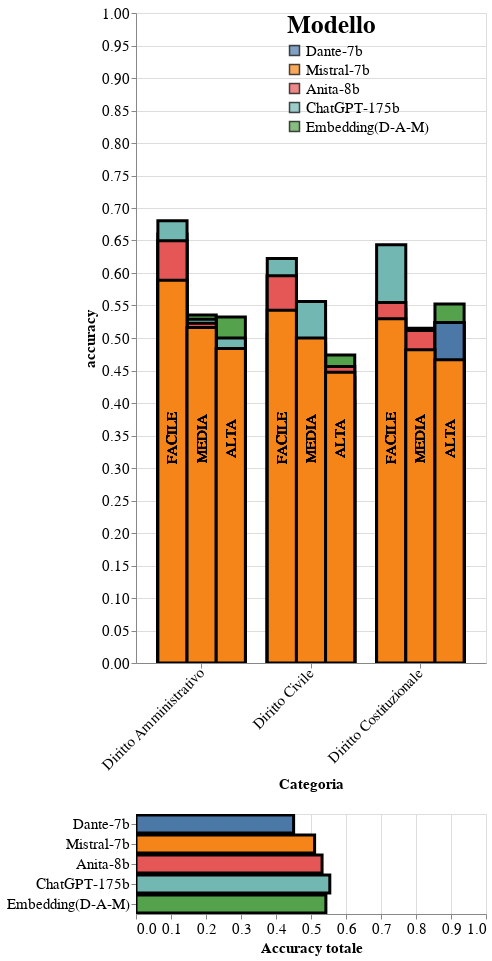

Express this chart as Vega-Lite.
### Vega-Lite specification from a JSON file in a GitHub repository (floating-point values rounded to 4 significant figures; data arrays with more than 128 entries replaced by an {"elided": "..."} marker saying what was removed)
{"$schema": "https://vega.github.io/schema/vega-lite/v5.17.0.json", "config": {"view": {"continuousHeight": 300, "continuousWidth": 300}}, "datasets": {"data-46c8023e4199c1e7dacc4896f62c7dbb": [{"RAG": false, "accuracy": 0.5957, "accuracy_argomento": 0.5375, "accuracy_modello": 0.5375, "alpha": null, "argomento": "Diritto Civile", "difficoltà": "FACILE", "modello": "Embedding(D-A-M)"}, {"RAG": false, "accuracy": 0.5246, "accuracy_argomento": 0.5375, "accuracy_modello": 0.5375, "alpha": null, "argomento": "Diritto Civile", "difficoltà": "MEDIA", "modello": "Embedding(D-A-M)"}, {"RAG": false, "accuracy": 0.4737, "accuracy_argomento": 0.5375, "accuracy_modello": 0.5375, "alpha": null, "argomento": "Diritto Civile", "difficoltà": "ALTA", "modello": "Embedding(D-A-M)"}, {"RAG": false, "accuracy": 0.5446, "accuracy_argomento": 0.5164, "accuracy_modello": 0.5164, "alpha": null, "argomento": "Diritto Costituzionale", "difficoltà": "FACILE", "modello": "Embedding(D-A-M)"}, {"RAG": false, "accuracy": 0.4851, "accuracy_argomento": 0.5164, "accuracy_modello": 0.5164, "alpha": null, "argomento": "Diritto Costituzionale", "difficoltà": "MEDIA", "modello": "Embedding(D-A-M)"}, {"RAG": false, "accuracy": 0.5524, "accuracy_argomento": 0.5164, "accuracy_modello": 0.5164, "alpha": null, "argomento": "Diritto Costituzionale", "difficoltà": "ALTA", "modello": "Embedding(D-A-M)"}, {"RAG": false, "accuracy": 0.6599, "accuracy_argomento": 0.5737, "accuracy_modello": 0.5737, "alpha": null, "argomento": "Diritto Amministrativo", "difficoltà": "FACILE", "modello": "Embedding(D-A-M)"}, {"RAG": false, "accuracy": 0.5355, "accuracy_argomento": 0.5737, "accuracy_modello": 0.5737, "alpha": null, "argomento": "Diritto Amministrativo", "difficoltà": "MEDIA", "modello": "Embedding(D-A-M)"}, {"RAG": false, "accuracy": 0.5323, "accuracy_argomento": 0.5737, "accuracy_modello": 0.5737, "alpha": null, "argomento": "Diritto Amministrativo", "difficoltà": "ALTA", "modello": "Embedding(D-A-M)"}, {"RAG": false, "accuracy": 0.6223, "accuracy_argomento": 0.5546, "accuracy_modello": 0.5546, "alpha": null, "argomento": "Diritto Civile", "difficoltà": "FACILE", "modello": "ChatGPT-175b"}, {"RAG": false, "accuracy": 0.5563, "accuracy_argomento": 0.5546, "accuracy_modello": 0.5546, "alpha": null, "argomento": "Diritto Civile", "difficoltà": "MEDIA", "modello": "ChatGPT-175b"}, {"RAG": false, "accuracy": 0.4386, "accuracy_argomento": 0.5546, "accuracy_modello": 0.5546, "alpha": null, "argomento": "Diritto Civile", "difficoltà": "ALTA", "modello": "ChatGPT-175b"}, {"RAG": false, "accuracy": 0.6436, "accuracy_argomento": 0.5361, "accuracy_modello": 0.5361, "alpha": null, "argomento": "Diritto Costituzionale", "difficoltà": "FACILE", "modello": "ChatGPT-175b"}, {"RAG": false, "accuracy": 0.5149, "accuracy_argomento": 0.5361, "accuracy_modello": 0.5361, "alpha": null, "argomento": "Diritto Costituzionale", "difficoltà": "MEDIA", "modello": "ChatGPT-175b"}, {"RAG": false, "accuracy": 0.3905, "accuracy_argomento": 0.5361, "accuracy_modello": 0.5361, "alpha": null, "argomento": "Diritto Costituzionale", "difficoltà": "ALTA", "modello": "ChatGPT-175b"}, {"RAG": false, "accuracy": 0.6802, "accuracy_argomento": 0.5705, "accuracy_modello": 0.5705, "alpha": null, "argomento": "Diritto Amministrativo", "difficoltà": "FACILE", "modello": "ChatGPT-175b"}, {"RAG": false, "accuracy": 0.529, "accuracy_argomento": 0.5705, "accuracy_modello": 0.5705, "alpha": null, "argomento": "Diritto Amministrativo", "difficoltà": "MEDIA", "modello": "ChatGPT-175b"}, {"RAG": false, "accuracy": 0.5, "accuracy_argomento": 0.5705, "accuracy_modello": 0.5705, "alpha": null, "argomento": "Diritto Amministrativo", "difficoltà": "ALTA", "modello": "ChatGPT-175b"}, {"RAG": false, "accuracy": 0.5957, "accuracy_argomento": 0.5171, "accuracy_modello": 0.5171, "alpha": null, "argomento": "Diritto Civile", "difficoltà": "FACILE", "modello": "Anita-8b"}, {"RAG": false, "accuracy": 0.4894, "accuracy_argomento": 0.5171, "accuracy_modello": 0.5171, "alpha": null, "argomento": "Diritto Civile", "difficoltà": "MEDIA", "modello": "Anita-8b"}, {"RAG": false, "accuracy": 0.4561, "accuracy_argomento": 0.5171, "accuracy_modello": 0.5171, "alpha": null, "argomento": "Diritto Civile", "difficoltà": "ALTA", "modello": "Anita-8b"}, {"RAG": false, "accuracy": 0.5545, "accuracy_argomento": 0.5279, "accuracy_modello": 0.5279, "alpha": null, "argomento": "Diritto Costituzionale", "difficoltà": "FACILE", "modello": "Anita-8b"}, {"RAG": false, "accuracy": 0.5116, "accuracy_argomento": 0.5279, "accuracy_modello": 0.5279, "alpha": null, "argomento": "Diritto Costituzionale", "difficoltà": "MEDIA", "modello": "Anita-8b"}, {"RAG": false, "accuracy": 0.5238, "accuracy_argomento": 0.5279, "accuracy_modello": 0.5279, "alpha": null, "argomento": "Diritto Costituzionale", "difficoltà": "ALTA", "modello": "Anita-8b"}, {"RAG": false, "accuracy": 0.6497, "accuracy_argomento": 0.5499, "accuracy_modello": 0.5499, "alpha": null, "argomento": "Diritto Amministrativo", "difficoltà": "FACILE", "modello": "Anita-8b"}, {"RAG": false, "accuracy": 0.5226, "accuracy_argomento": 0.5499, "accuracy_modello": 0.5499, "alpha": null, "argomento": "Diritto Amministrativo", "difficoltà": "MEDIA", "modello": "Anita-8b"}, {"RAG": false, "accuracy": 0.4597, "accuracy_argomento": 0.5499, "accuracy_modello": 0.5499, "alpha": null, "argomento": "Diritto Amministrativo", "difficoltà": "ALTA", "modello": "Anita-8b"}, {"RAG": false, "accuracy": 0.5053, "accuracy_argomento": 0.4522, "accuracy_modello": 0.4522, "alpha": null, "argomento": "Diritto Civile", "difficoltà": "FACILE", "modello": "Dante-7b"}, {"RAG": false, "accuracy": 0.4366, "accuracy_argomento": 0.4522, "accuracy_modello": 0.4522, "alpha": null, "argomento": "Diritto Civile", "difficoltà": "MEDIA", "modello": "Dante-7b"}, {"RAG": false, "accuracy": 0.4035, "accuracy_argomento": 0.4522, "accuracy_modello": 0.4522, "alpha": null, "argomento": "Diritto Civile", "difficoltà": "ALTA", "modello": "Dante-7b"}, {"RAG": false, "accuracy": 0.4703, "accuracy_argomento": 0.4361, "accuracy_modello": 0.4361, "alpha": null, "argomento": "Diritto Costituzionale", "difficoltà": "FACILE", "modello": "Dante-7b"}, {"RAG": false, "accuracy": 0.3828, "accuracy_argomento": 0.4361, "accuracy_modello": 0.4361, "alpha": null, "argomento": "Diritto Costituzionale", "difficoltà": "MEDIA", "modello": "Dante-7b"}, {"RAG": false, "accuracy": 0.5238, "accuracy_argomento": 0.4361, "accuracy_modello": 0.4361, "alpha": null, "argomento": "Diritto Costituzionale", "difficoltà": "ALTA", "modello": "Dante-7b"}, {"RAG": false, "accuracy": 0.5431, "accuracy_argomento": 0.4628, "accuracy_modello": 0.4628, "alpha": null, "argomento": "Diritto Amministrativo", "difficoltà": "FACILE", "modello": "Dante-7b"}, {"RAG": false, "accuracy": 0.429, "accuracy_argomento": 0.4628, "accuracy_modello": 0.4628, "alpha": null, "argomento": "Diritto Amministrativo", "difficoltà": "MEDIA", "modello": "Dante-7b"}, {"RAG": false, "accuracy": 0.4194, "accuracy_argomento": 0.4628, "accuracy_modello": 0.4628, "alpha": null, "argomento": "Diritto Amministrativo", "difficoltà": "ALTA", "modello": "Dante-7b"}, {"RAG": false, "accuracy": 0.5426, "accuracy_argomento": 0.5034, "accuracy_modello": 0.5034, "alpha": null, "argomento": "Diritto Civile", "difficoltà": "FACILE", "modello": "Mistral-7b"}, {"RAG": false, "accuracy": 0.5, "accuracy_argomento": 0.5034, "accuracy_modello": 0.5034, "alpha": null, "argomento": "Diritto Civile", "difficoltà": "MEDIA", "modello": "Mistral-7b"}, {"RAG": false, "accuracy": 0.4474, "accuracy_argomento": 0.5034, "accuracy_modello": 0.5034, "alpha": null, "argomento": "Diritto Civile", "difficoltà": "ALTA", "modello": "Mistral-7b"}, {"RAG": false, "accuracy": 0.5297, "accuracy_argomento": 0.4951, "accuracy_modello": 0.4951, "alpha": null, "argomento": "Diritto Costituzionale", "difficoltà": "FACILE", "modello": "Mistral-7b"}, {"RAG": false, "accuracy": 0.4818, "accuracy_argomento": 0.4951, "accuracy_modello": 0.4951, "alpha": null, "argomento": "Diritto Costituzionale", "difficoltà": "MEDIA", "modello": "Mistral-7b"}, {"RAG": false, "accuracy": 0.4667, "accuracy_argomento": 0.4951, "accuracy_modello": 0.4951, "alpha": null, "argomento": "Diritto Costituzionale", "difficoltà": "ALTA", "modello": "Mistral-7b"}, {"RAG": false, "accuracy": 0.5888, "accuracy_argomento": 0.5325, "accuracy_modello": 0.5325, "alpha": null, "argomento": "Diritto Amministrativo", "difficoltà": "FACILE", "modello": "Mistral-7b"}, {"RAG": false, "accuracy": 0.5161, "accuracy_argomento": 0.5325, "accuracy_modello": 0.5325, "alpha": null, "argomento": "Diritto Amministrativo", "difficoltà": "MEDIA", "modello": "Mistral-7b"}, {"RAG": false, "accuracy": 0.4839, "accuracy_argomento": 0.5325, "accuracy_modello": 0.5325, "alpha": null, "argomento": "Diritto Amministrativo", "difficoltà": "ALTA", "modello": "Mistral-7b"}], "data-fab5039e52bb2a7e74cfed53b2314584": {"elided": "225 records"}}, "params": [{"name": "param_51", "select": {"type": "interval"}, "views": ["view_29"]}, {"name": "param_50", "select": {"encodings": ["color"], "type": "point"}, "views": ["view_30"]}, {"bind": {"input": "range", "max": 1.0, "min": 0.0, "name": "Alpha: ", "step": 0.25}, "name": "Alpha", "select": {"fields": ["alpha"], "type": "point"}, "value": [{"Alpha": 0.0}], "views": ["view_30"]}], "vconcat": [{"height": 650, "layer": [{"data": {"name": "data-fab5039e52bb2a7e74cfed53b2314584"}, "encoding": {"color": {"condition": {"empty": true, "field": "modello", "param": "param_50", "type": "nominal"}, "value": null}, "strokeWidth": {"condition": {"empty": true, "param": "param_50", "value": 3}, "value": 0}, "tooltip": [{"field": "argomento", "type": "nominal"}, {"field": "accuracy", "type": "quantitative"}, {"field": "modello", "type": "nominal"}, {"field": "alpha", "type": "quantitative"}, {"field": "RAG", "type": "nominal"}], "x": {"field": "argomento", "title": "Categoria", "type": "nominal"}, "xOffset": {"field": "difficoltà", "sort": ["FACILE", "MEDIA", "ALTA"], "type": "nominal"}, "y": {"axis": {"labelFontSize": 15, "labels": true}, "field": "accuracy", "scale": {"domain": [0, 1]}, "stack": false, "title": "accuracy", "type": "quantitative"}}, "mark": {"clip": true, "color": "lightgrey", "filled": true, "opacity": 0.7, "stroke": "black", "strokeWidth": 2, "type": "bar"}, "name": "view_29", "transform": [{"filter": {"param": "Alpha"}}]}, {"data": {"name": "data-46c8023e4199c1e7dacc4896f62c7dbb"}, "encoding": {"color": {"condition": {"empty": true, "field": "modello", "param": "param_50", "type": "nominal"}, "value": null}, "strokeWidth": {"condition": {"empty": true, "param": "param_50", "value": 3}, "value": 0}, "tooltip": [{"field": "argomento", "type": "nominal"}, {"field": "accuracy", "type": "quantitative"}, {"field": "modello", "type": "nominal"}, {"field": "alpha", "type": "quantitative"}, {"field": "RAG", "type": "nominal"}], "x": {"axis": {"labelAngle": -45, "labelFontSize": 15, "labels": true}, "field": "argomento", "title": "Categoria", "type": "nominal"}, "xOffset": {"field": "difficoltà", "sort": ["FACILE", "MEDIA", "ALTA"], "type": "nominal"}, "y": {"axis": {"labelFontSize": 20, "titleFontSize": 15}, "field": "accuracy", "scale": {"domain": [0, 1]}, "stack": false, "title": "accuracy", "type": "quantitative"}}, "mark": {"clip": true, "color": "lightgrey", "filled": true, "stroke": "black", "strokeWidth": 3, "type": "bar"}}, {"data": {"name": "data-46c8023e4199c1e7dacc4896f62c7dbb"}, "encoding": {"text": {"field": "difficoltà", "type": "nominal"}, "x": {"axis": {"labelFontSize": 15, "titleFontSize": 15}, "field": "argomento", "title": "Categoria", "type": "nominal"}, "xOffset": {"field": "difficoltà", "sort": ["FACILE", "MEDIA", "ALTA"], "type": "nominal"}}, "mark": {"angle": 270, "dx": -100, "dy": 0, "fontSize": 15, "type": "text"}}], "width": 350}, {"layer": [{"data": {"name": "data-fab5039e52bb2a7e74cfed53b2314584"}, "encoding": {"color": {"condition": {"empty": true, "field": "modello", "param": "param_50", "type": "nominal"}, "value": "lightgray"}, "tooltip": [{"field": "modello", "type": "nominal"}, {"field": "RAG", "type": "nominal"}], "x": {"axis": {"labelFontSize": 15, "tickCount": 10, "titleFontSize": 15}, "field": "tot_population", "scale": {"domain": [0, 1]}, "title": "Accuracy totale", "type": "quantitative"}, "y": {"axis": {"labelFontSize": 15, "titleFontSize": 15}, "field": "modello", "sort": ["Dante-7b", "Mistral-7b", "Anita-8b", "ChatGPT-175b", "Embedding(D-A-M)"], "title": null, "type": "nominal"}}, "mark": {"tooltip": true, "type": "bar"}, "name": "view_30", "transform": [{"filter": {"param": "Alpha"}}, {"aggregate": [{"as": "tot_population", "field": "accuracy_argomento", "op": "mean"}], "groupby": ["modello"]}]}, {"data": {"name": "data-46c8023e4199c1e7dacc4896f62c7dbb"}, "encoding": {"color": {"condition": {"empty": true, "field": "modello", "legend": {"labelFont": "Courier", "labelFontSize": 15, "offset": -200, "orient": "right", "titleFont": "Courier", "titleFontSize": 25}, "param": "param_50", "scale": {"domain": ["Dante-7b", "Mistral-7b", "Anita-8b", "ChatGPT-175b", "Embedding(D-A-M)"]}, "title": "Modello", "type": "nominal"}, "value": null}, "tooltip": [{"field": "modello", "type": "nominal"}, {"field": "RAG", "type": "nominal"}], "x": {"axis": {"labelFontSize": 10, "tickCount": 10, "titleFontSize": 10}, "field": "tot_population", "scale": {"domain": [0, 1]}, "title": "Accuracy totale", "type": "quantitative"}, "y": {"axis": {"labelFontSize": 15, "titleFontSize": 15}, "field": "modello", "sort": ["Dante-7b", "Mistral-7b", "Anita-8b", "ChatGPT-175b", "Embedding(D-A-M)"], "title": null, "type": "nominal"}}, "mark": {"clip": true, "fontSize": 15, "stroke": "black", "strokeWidth": 3, "tooltip": true, "type": "bar"}, "transform": [{"aggregate": [{"as": "tot_population", "field": "accuracy_argomento", "op": "mean"}], "groupby": ["modello"]}]}], "width": 350, "height": 100}]}
